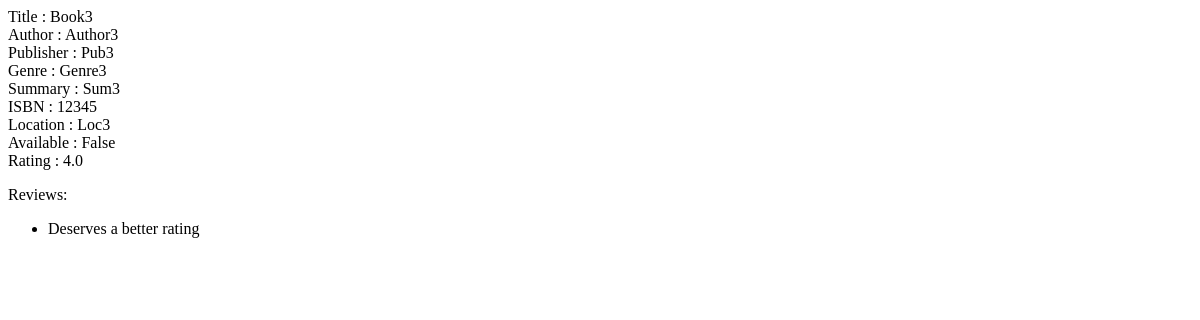
The page /5 on the database as committed earlier.
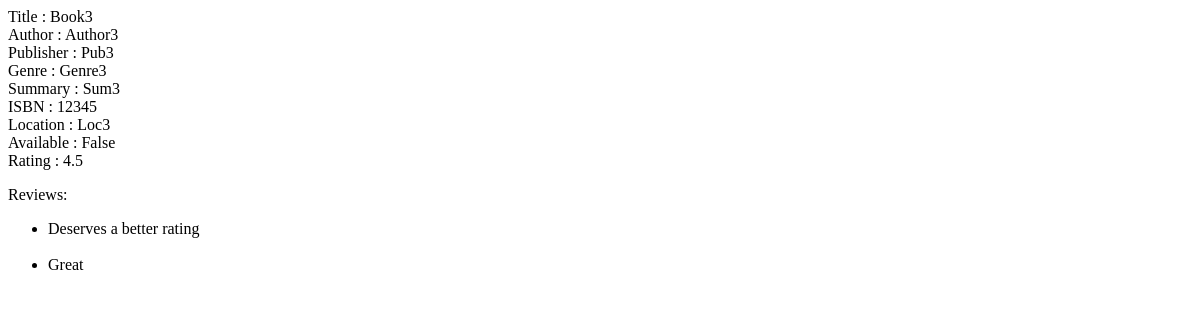
The same page on the database as committed later.
### main/models.py (models this page shows, shortened)
class Rating(models.Model):
    user = models.ForeignKey(User, on_delete = models.CASCADE,related_name = 'rating', null = True)
    book = models.ForeignKey(Book, on_delete = models.CASCADE,related_name = 'rating', null = True)
    rating = models.IntegerField()
    review = models.CharField(max_length=1000)

### main/views.py (the view)
# urls.py: path("<int:id>", views.index, name="index"),
def index(response, id):
	book = Book.objects.get(id=id)
	rated = False
	try:
		if Rating.objects.filter(user = response.user, book = book):
			rated = True
	except:
		pass
	try:
		r = response.user.request.filter(book = book, status = 'Issued')[0]
		temp_bool = True
	except:
		temp_bool = False
	if response.method == "POST":
		if response.POST.get("request"):
			form = BorrowRequest(response.POST)
			if form.is_valid():
				t = form.cleaned_data['time']
				req = Request(book = book, status = 'Pending', r_date = datetime.date.today(), d_date = datetime.date.today() + datetime.timedelta(t) )
				req.save()
				response.user.request.add(req)
		elif response.POST.get("renew"):
			form = BorrowRenew(response.POST)
			if form.is_valid():
				t = form.cleaned_data['time']
				if temp_bool:
					r = response.user.request.filter(book = book, status = 'Issued')[0]
					req = Request(book = book, status = 'Pending', r_date = datetime.date.today(), d_date = r.d_date + datetime.timedelta(t) )
					req.save()
					response.user.request.add(req)
		elif response.POST.get("rate"):
			rev = response.POST.get('review').strip()
			star = response.POST.get('rating')
			r = Rating(review = rev, rating = int(star))
			r.save()
			response.user.rating.add(r)
			book.rating.add(r)
			return HttpResponseRedirect("/")
		'''
		if response.POST.get("request"):
			t = response.POST.get("time")
			print(t)
			print(response.user)
		'''
	else:
		form = BorrowRequest()
	r = book.rating.all()
	list_rating = [x.rating for x in r]
	list_review = [x.review for x in r if x.review.strip() != '']
	try:
		rating = round(sum(list_rating)/len(list_rating),2)
	except:
		rating = ''
	return render(response, "main/book.html", {"book":book , "form":form, "rating":rating, "review":list_review, "user":response.user, "temp_bool":temp_bool, "rated":rated})

### main/templates/main/book.html (shortened to what this page needs)
{% extends "main/base.html" %}
{% block content %}
<div>
    <p>
        Title : {{book.title}} <br>
        Author : {{book.author}} <br>
        Publisher : {{book.publisher}} <br>
        Genre : {{book.genre}} <br>
        Summary : {{book.summary}} <br>
        ISBN : {{book.isbn}} <br>
        Location : {{book.location}} <br>
        Available : {{book.availability}} <br>
        Rating : {{rating}}
    </p>
</div>
<div>
    <p>Reviews:</p>
    <ul>
        {% for rev in review %}
        <li>{{rev}}</li><br>
        {% endfor %}
    </ul>
</div>
{% endblock %}

Rows that differ between the two databases and show on the page:
added Rating: review "Great"
Other text that changed with them:
{{ rating }}: "4.0" → "4.5"
